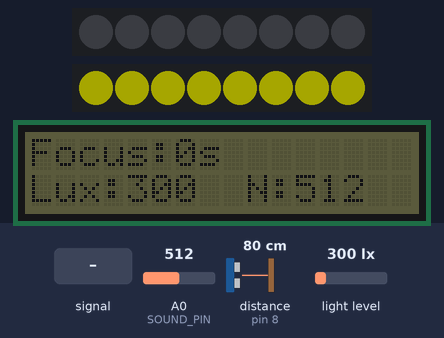
A sketch run on a simulated Arduino Uno, built with avr-gcc and run on an emulated ATmega328P. On the bench: 2 × 8 RGB LEDs in strip order, left to right, 16×2 character LCD. Wiring (inferred from the names in the program): ultrasonic range finder: trigger pin 9; echo pin 8. Inputs (shaded band) come from the test bench; at power-on: light level 300 lx, distance to the obstacle (sensor on pin 8) 80 cm, A0 (SOUND_PIN) = 512. The echo pulse lasts 58.3 µs per cm; dim RGB values are drawn brighter than linear.

Above: at 2.7 s.
2.8 s: A0 (SOUND_PIN) fed a 200 Hz sine of ±460 counts around its level
At 3.11 s:
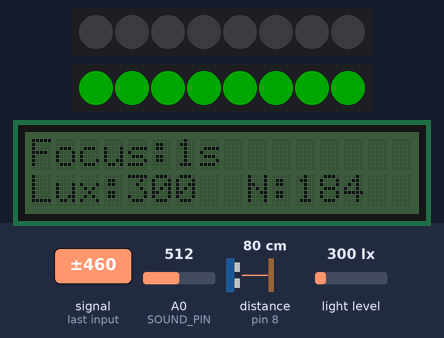
5.8 s: light level set to 86 lx
At 6.09 s:
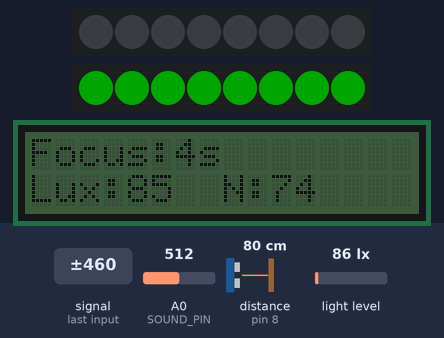
7.4 s: light level set to 73 lx
At 7.75 s:
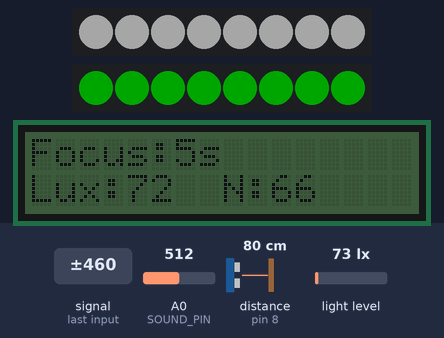
10.0 s: distance to the obstacle (sensor on pin 8) set to 2 cm
At 10.39 s:
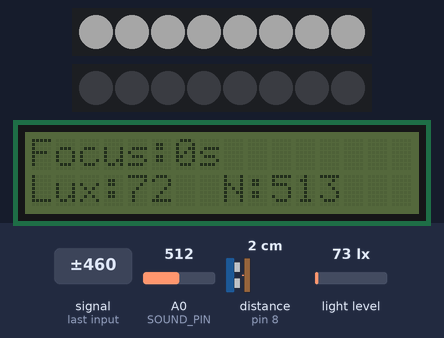
12.7 s: distance to the obstacle (sensor on pin 8) set to 9 cm
At 13.01 s:
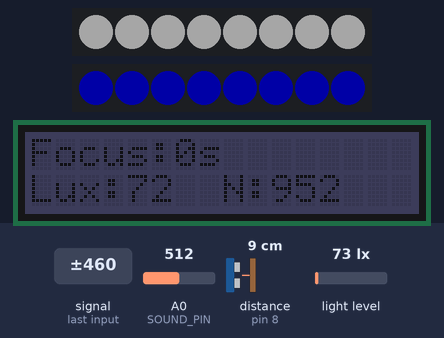
15.3 s: light level set to 500 lx
At 15.62 s:
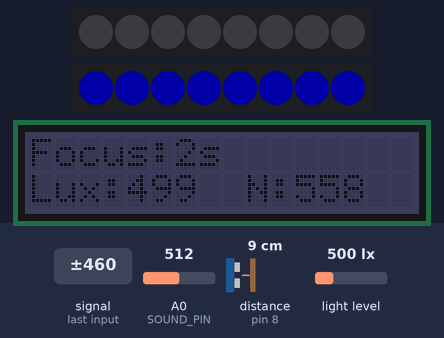
Timing chart, 0 to 18.3 s (numbered marks = the images above; inputs shaded):
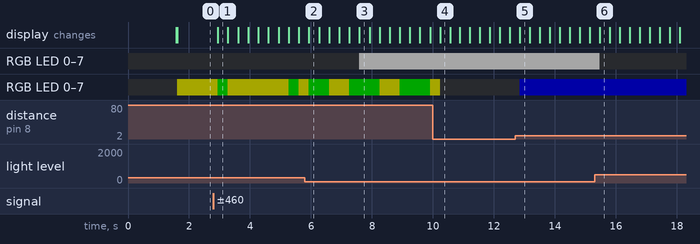

Measured:
- the behaviour switches between 80 and 79 lx on light level (found by bisection; images 2 and 3)
- after the input at 2.8 s, the display: changes after 0.15 s (image 1)
- after the input at 7.4 s, the display: changes after 0.19 s (image 3)
- after the input at 10.0 s, the display: changes after 0.23 s (image 4)
- after the input at 12.7 s, the display: changes after 0.15 s (image 5)
- after the input at 15.3 s, the display: changes after 0.16 s (image 6)

The sketch:

TestingModel.ino
```cpp
// ----- DEMO VERSION -----
// Fixed focus time = 1 minute
// Fixed rest time = 1 minute
// Sensors only influence LEDs and LCD, NOT timing
// Rest mode now requires 2 seconds of no user after red warning
// ----------------------------------------------

#include <Wire.h>
#include <Adafruit_VEML7700.h>
#include <Adafruit_NeoPixel.h>
#include "rgb_lcd.h"

#define TRIG_PIN 9
#define ECHO_PIN 8
#define SOUND_PIN A0
#define ENV_LED_PIN 6
#define STATUS_LED_PIN 7
#define ENV_LED_COUNT 8
#define STATUS_LED_COUNT 8

Adafruit_VEML7700 veml;
Adafruit_NeoPixel envStrip(ENV_LED_COUNT, ENV_LED_PIN, NEO_GRB + NEO_KHZ800);
Adafruit_NeoPixel statusStrip(STATUS_LED_COUNT, STATUS_LED_PIN, NEO_GRB + NEO_KHZ800);
rgb_lcd lcd;

// Fixed demo times
unsigned long FIXED_FOCUS_TIME = 1UL * 60UL * 1000UL;
unsigned long FIXED_REST_TIME  = 1UL * 60UL * 1000UL;

bool isPresent = false;
bool inRestMode = false;
bool waitingForUserToLeave = false;

unsigned long focusStartTime = 0;
unsigned long restStartTime = 0;
unsigned long absenceStartTime = 0;

int MIN_LUX = 80;
int MAX_NOISE = 300;
int PRESENT_DISTANCE = 80;
int TOO_CLOSE_DISTANCE = 20;

// -------------------------------- LED HELPERS -----------------------------------

void safeSetStatusColor(int r, int g, int b) {
  for (int i = 0; i < STATUS_LED_COUNT; i++)
    statusStrip.setPixelColor(i, statusStrip.Color(r, g, b));
  statusStrip.show();
}

void setEnvironmentLight(bool state) {
  for (int i = 0; i < ENV_LED_COUNT; i++) {
    if (state) envStrip.setPixelColor(i, envStrip.Color(40, 40, 40));
    else envStrip.setPixelColor(i, 0);
  }
  envStrip.show();
}

// -------------------------------- SENSOR FUNCTIONS -----------------------------------

long getDistanceCM() {
  digitalWrite(TRIG_PIN, LOW);
  delayMicroseconds(2);
  digitalWrite(TRIG_PIN, HIGH);
  delayMicroseconds(10);
  digitalWrite(TRIG_PIN, LOW);

  long duration = pulseIn(ECHO_PIN, HIGH, 30000);
  if (duration == 0) return 0;
  return duration * 0.034 / 2;
}

// -------------------------------- SETUP -----------------------------------

void setup() {
  pinMode(TRIG_PIN, OUTPUT);
  pinMode(ECHO_PIN, INPUT);
  Serial.begin(9600);

  envStrip.begin();
  statusStrip.begin();

  lcd.begin(16, 2);
  lcd.setRGB(0, 40, 0);
  lcd.clear();
  lcd.print("DEMO Mode Ready");
  delay(1500);
  lcd.clear();

  if (!veml.begin()) {
    lcd.print("VEML ERROR");
    while (1);
  }
}

// -------------------------------- MAIN LOOP -----------------------------------

void loop() {

  long distance = getDistanceCM();
  int noiseVal = analogRead(SOUND_PIN);
  float lux = veml.readLux();

  bool validDistance = (distance > 5 && distance < 200);
  bool userNear = validDistance && (distance < PRESENT_DISTANCE);
  bool userTooClose = validDistance && (distance < TOO_CLOSE_DISTANCE);

  // ======================================================================
  // ------------------------- REST MODE ----------------------------------
  // ======================================================================
  if (inRestMode) {
    safeSetStatusColor(40, 0, 0);   // Red
    setEnvironmentLight(false);

    lcd.setRGB(40, 0, 0);
    lcd.clear();
    lcd.setCursor(0, 0);
    lcd.print("Resting...");

    unsigned long elapsed = millis() - restStartTime;
    lcd.setCursor(0, 1);
    lcd.print(elapsed / 1000);
    lcd.print(" / 60 s");

    if (!userNear && elapsed >= FIXED_REST_TIME) {
      inRestMode = false;
      safeSetStatusColor(0, 40, 0);  // Green again
      lcd.setRGB(0, 40, 0);
    }
    delay(300);
    return;
  }

  // ======================================================================
  // ---------------- WAITING FOR USER TO LEAVE (RED WARNING) -------------
  // ======================================================================
  if (waitingForUserToLeave) {
    safeSetStatusColor(40, 0, 0); // red warning
    setEnvironmentLight(false);

    lcd.setRGB(40, 0, 0);
    lcd.clear();
    lcd.setCursor(0, 0);
    lcd.print("Time for a break!");

    // User is still present → reset clock
    if (userNear) {
      absenceStartTime = millis();
    }

    // User left for 2 seconds → enter rest mode
    if (!userNear && millis() - absenceStartTime >= 2000) {
      waitingForUserToLeave = false;
      inRestMode = true;
      restStartTime = millis();
    }

    delay(300);
    return;
  }

  // ======================================================================
  // ---------------------------- FOCUS MODE -------------------------------
  // ======================================================================
  if (userNear && !isPresent) {
    isPresent = true;
    focusStartTime = millis();
  }
  if (!userNear && isPresent) {
    isPresent = false;
  }

  unsigned long currentFocus = isPresent ? millis() - focusStartTime : 0;

  // Reached 1-minute focus → red warning (NOT rest yet)
  if (isPresent && currentFocus >= FIXED_FOCUS_TIME) {
    waitingForUserToLeave = true;
    absenceStartTime = millis();  // Start tracking absence
    safeSetStatusColor(40, 0, 0); // red
    return;
  }

  // LED + LCD based on sensors
  if (!validDistance) {
    safeSetStatusColor(0, 0, 0);
    lcd.setRGB(0, 0, 0);
  }
  else if (userTooClose) {
    safeSetStatusColor(0, 0, 40);   // Blue
    lcd.setRGB(0, 0, 40);
  }
  else if (noiseVal > MAX_NOISE) {
    safeSetStatusColor(40, 40, 0);  // Yellow
    lcd.setRGB(40, 40, 0);
  }
  else {
    safeSetStatusColor(0, 40, 0);   // Green
    lcd.setRGB(0, 40, 0);
  }

  setEnvironmentLight(lux < MIN_LUX);

  // LCD in focus mode
  lcd.clear();
  lcd.setCursor(0, 0);
  lcd.print("Focus:");
  lcd.print(currentFocus / 1000);
  lcd.print("s");

  lcd.setCursor(0, 1);
  lcd.print("Lux:");
  lcd.print((int)lux);
  lcd.print("  N:");
  lcd.print(noiseVal);

  delay(300);
}
```
